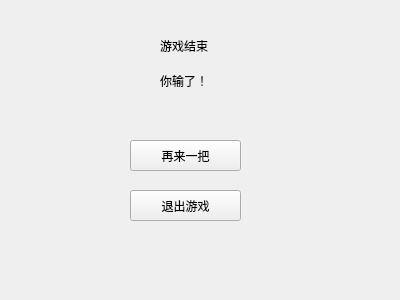
<?xml version="1.0" encoding="UTF-8"?>
<ui version="4.0">
 <class>lose_end</class>
 <widget class="QWidget" name="lose_end">
  <property name="geometry">
   <rect>
    <x>0</x>
    <y>0</y>
    <width>400</width>
    <height>300</height>
   </rect>
  </property>
  <property name="windowTitle">
   <string>Form</string>
  </property>
  <widget class="QLabel" name="label">
   <property name="geometry">
    <rect>
     <x>160</x>
     <y>30</y>
     <width>111</width>
     <height>31</height>
    </rect>
   </property>
   <property name="text">
    <string>游戏结束</string>
   </property>
  </widget>
  <widget class="QLabel" name="label_2">
   <property name="geometry">
    <rect>
     <x>160</x>
     <y>70</y>
     <width>61</width>
     <height>21</height>
    </rect>
   </property>
   <property name="text">
    <string>你输了！</string>
   </property>
  </widget>
  <widget class="QPushButton" name="pushButton">
   <property name="geometry">
    <rect>
     <x>130</x>
     <y>140</y>
     <width>111</width>
     <height>31</height>
    </rect>
   </property>
   <property name="text">
    <string>再来一把</string>
   </property>
  </widget>
  <widget class="QPushButton" name="pushButton_2">
   <property name="geometry">
    <rect>
     <x>130</x>
     <y>190</y>
     <width>111</width>
     <height>31</height>
    </rect>
   </property>
   <property name="text">
    <string>退出游戏</string>
   </property>
  </widget>
 </widget>
 <resources/>
 <connections/>
</ui>
